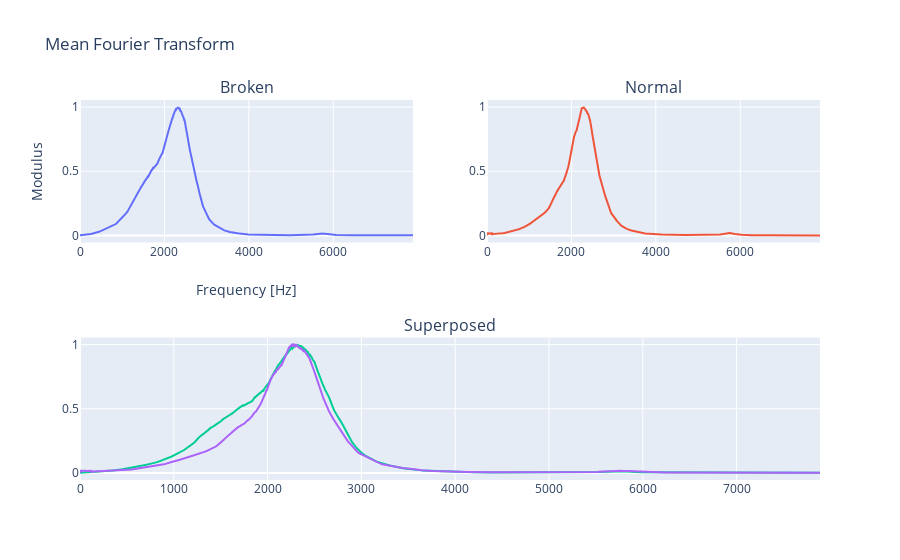

Notebook code cell kept with this figure:
### Markdown cell above
### Expectro médio de Fourier

### Code cell
#deixar o gráfico bonitinho e mais legível
meanf_ok = meanf_ok/len(labels) #média
meanf_nok = meanf_nok/len(labels)
meanf_ok = meanf_ok/max(meanf_ok) #normaliza pelo máximo
meanf_nok = meanf_nok/max(meanf_nok)


#cria um dataframe dos isoladores com defeito e sem defeito
# fourier_df = pd.DataFrame(np.array([f, meanf_nok, meanf_ok]).T)
# fourier_df.columns = ["Frequency [Hz]", "Broken", "Normal"]
# fourier_df.head()
f_df = pd.DataFrame(f.T)
f_df.columns = ["Frequency"]
meanf_nok_df = pd.DataFrame(meanf_nok.T)
meanf_nok_df.columns = ["Broken Insulator"]
meanf_ok_df = pd.DataFrame(meanf_ok.T)
meanf_ok_df.columns = ["Normal Insulator"]
# Create traces
fig = make_subplots(
    rows=2, cols=2,
    specs=[[{}, {}],
           [{"colspan": 2}, None]],
    subplot_titles=("Broken","Normal", "Superposed"))

#média do fourier das amostras quebradas
fig.add_trace(go.Scatter(x=f_df['Frequency'],y=meanf_nok_df['Broken Insulator'],
                    mode='lines',
                    name='Broken'), row=1, col=1)

#média das amostras ok
fig.add_trace(go.Scatter(x=f_df['Frequency'],y=meanf_ok_df['Normal Insulator'],
                    mode='lines', name='Normal'), row=1, col=2)


#gráfico de superposição de ambos
fig.add_trace(go.Scatter(x=f_df['Frequency'],y=meanf_nok_df['Broken Insulator'],
                    mode='lines',
                    name='Broken'), row=2, col=1)

fig.add_trace(go.Scatter(x=f_df['Frequency'],y=meanf_ok_df['Normal Insulator'],
                    mode='lines', name='Normal'), row=2, col=1)

fig.update_layout(title='Mean Fourier Transform', showlegend=False,
                   xaxis_title='Frequency [Hz]',
                   yaxis_title='Modulus')

fig.show()

### Figure 1 — Plotly figure (JSON) as saved in the notebook; plotly's stock layout.template omitted (floating-point values rounded to 4 significant figures; data arrays with more than 128 entries replaced by an {"elided": "..."} marker saying what was removed)
{"data": [{"mode": "lines", "name": "Broken", "type": "scatter", "x": {"elided": "7397 float values"}, "xaxis": "x", "y": {"elided": "7397 float values"}, "yaxis": "y"}, {"mode": "lines", "name": "Normal", "type": "scatter", "x": {"elided": "7397 float values"}, "xaxis": "x2", "y": {"elided": "7397 float values"}, "yaxis": "y2"}, {"mode": "lines", "name": "Broken", "type": "scatter", "x": {"elided": "7397 float values"}, "xaxis": "x3", "y": {"elided": "7397 float values"}, "yaxis": "y3"}, {"mode": "lines", "name": "Normal", "type": "scatter", "x": {"elided": "7397 float values"}, "xaxis": "x3", "y": {"elided": "7397 float values"}, "yaxis": "y3"}], "layout": {"annotations": [{"font": {"size": 16}, "showarrow": false, "text": "Broken", "x": 0.225, "xanchor": "center", "xref": "paper", "y": 1, "yanchor": "bottom", "yref": "paper"}, {"font": {"size": 16}, "showarrow": false, "text": "Normal", "x": 0.775, "xanchor": "center", "xref": "paper", "y": 1, "yanchor": "bottom", "yref": "paper"}, {"font": {"size": 16}, "showarrow": false, "text": "Superposed", "x": 0.5, "xanchor": "center", "xref": "paper", "y": 0.375, "yanchor": "bottom", "yref": "paper"}], "showlegend": false, "title": {"text": "Mean Fourier Transform"}, "xaxis": {"anchor": "y", "domain": [0, 0.45], "title": {"text": "Frequency [Hz]"}}, "xaxis2": {"anchor": "y2", "domain": [0.55, 1]}, "xaxis3": {"anchor": "y3", "domain": [0, 1]}, "yaxis": {"anchor": "x", "domain": [0.625, 1], "title": {"text": "Modulus"}}, "yaxis2": {"anchor": "x2", "domain": [0.625, 1]}, "yaxis3": {"anchor": "x3", "domain": [0, 0.375]}}}
